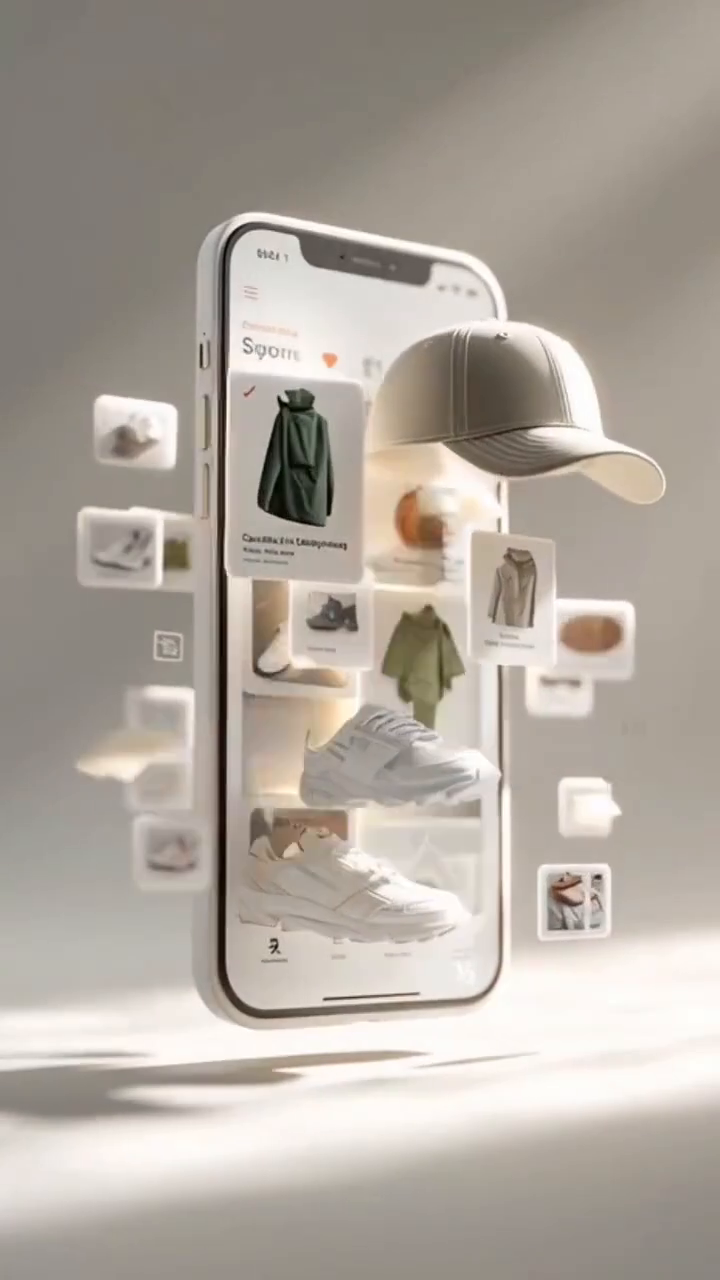
#> input picture frame 12 of public/assets/3d-product-animation.mp4, 720 x 1280 px, given in place of _contact_raw.mp4, which was not available
$ python remove_watermark2.py
#> lines starting #> are read from the running program, lines starting #| are printed output that depends on the picture; after the words box and inside, x2 and y2 are one past the last pixel; in counts of white or black regions, pixels touching at a corner belong together; pictures that were not available may be replaced by others from this repository, and a replacement may not be noted
#> further down, frame is the input picture: shape (1280, 720, 3); mean B, G, R 158.3, 167.3, 175.5
import cv2
import numpy as np

def remove_watermark(frame):
    h, w = frame.shape[:2]
#> h = 1280; w = 720

    # Shutterstock text region - center strip, lower half
    # 596x336 frame -> text ~y:195-240, x:90-510
    y1, y2 = int(h * 0.56), int(h * 0.73)
#> y1 = 716; y2 = 934
    x1, x2 = int(w * 0.12), int(w * 0.88)
#> x1 = 86; x2 = 633

    # Create inpaint mask
    mask = np.zeros((h, w), dtype=np.uint8)
    mask[y1:y2, x1:x2] = 255

    # Step 1: Heavy inpaint with larger radius
    result = cv2.inpaint(frame, mask, 25, cv2.INPAINT_NS)
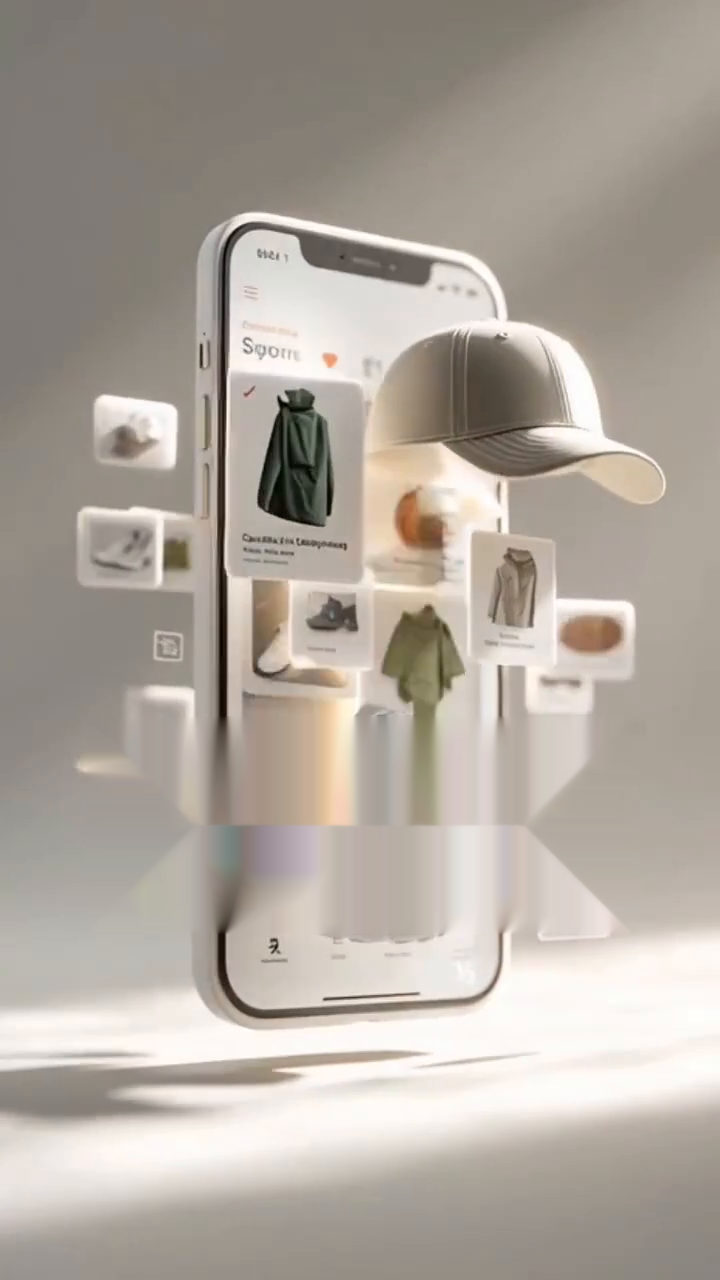
#> result: shape (1280, 720, 3); mean B, G, R 158.4, 167.4, 175.6

    # Step 2: Blend inpainted region with the dark background to eliminate ghost artifacts
    # The background in this region is very dark blue/teal - extract colour from corners
    bg_sample = frame[y1:y1+10, x1:x1+60].mean(axis=(0,1))  # sample dark bg color
#> bg_sample = [144.7, 152.3, 160.5]

    # Build a smooth overlay that fades to background
    region = result[y1:y2, x1:x2].astype(np.float32)
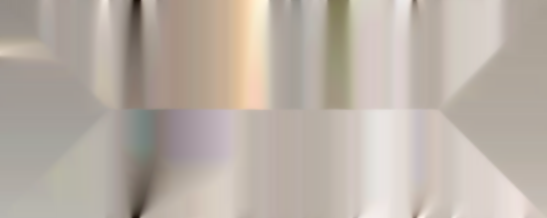
#> region: shape (218, 547, 3) float32; mean B, G, R 166.6, 176, 185.8
    bg_fill = np.full_like(region, bg_sample, dtype=np.float32)

    # Check remaining watermark-ness (semi-transparent pale pixels vs dark bg)
    gray_region = cv2.cvtColor(result[y1:y2, x1:x2], cv2.COLOR_BGR2GRAY)
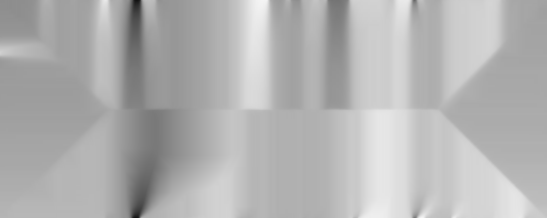
#> gray_region: shape (218, 547); min 19, max 244, mean 177.9

    # Blend toward background for areas that are suspiciously lighter than surroundings
    blend_strength = 0.70
    result[y1:y2, x1:x2] = np.clip(
        region * (1 - blend_strength) + bg_fill * blend_strength, 0, 255
    ).astype(np.uint8)
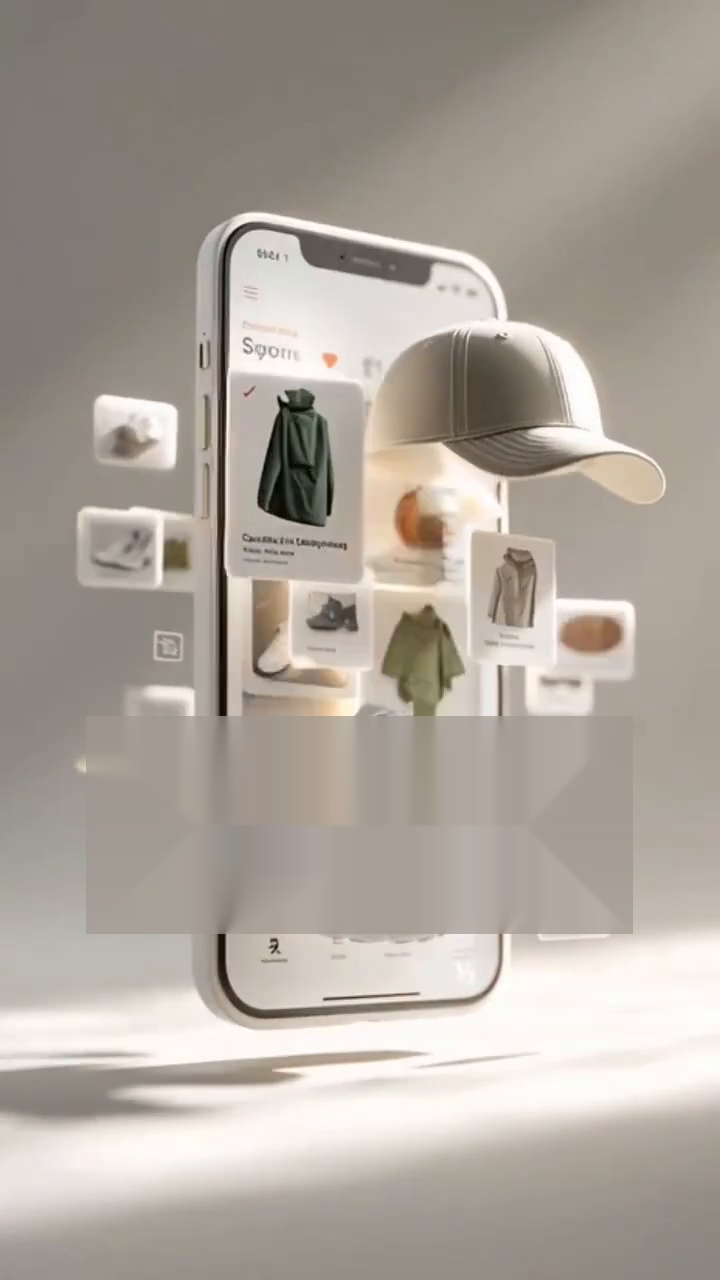
#> result: shape (1280, 720, 3); 12.94% of pixels changed, all inside (x1, y1, x2, y2) = (86, 716, 633, 934)

    # Step 3: Light Gaussian blur over blended zone to eliminate any edges
    blur_region = result[y1-4:y2+4, x1-4:x2+4]
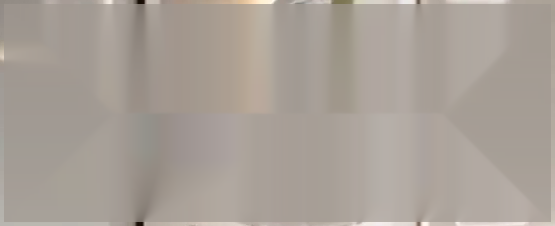
#> blur_region: shape (226, 555, 3); mean B, G, R 151.6, 159.9, 168.5
    blurred = cv2.GaussianBlur(blur_region, (7, 7), 0)
    result[y1-4:y2+4, x1-4:x2+4] = blurred
#> result: shape (1280, 720, 3); 2.35% of pixels changed, all inside (x1, y1, x2, y2) = (82, 712, 637, 938)

    return result


cap = cv2.VideoCapture('public/assets/_contact_raw.mp4')
fps = cap.get(cv2.CAP_PROP_FPS)
w = int(cap.get(cv2.CAP_PROP_FRAME_WIDTH))
h = int(cap.get(cv2.CAP_PROP_FRAME_HEIGHT))
total = int(cap.get(cv2.CAP_PROP_FRAME_COUNT))

fourcc = cv2.VideoWriter_fourcc(*'mp4v')
out = cv2.VideoWriter('public/assets/_contact_clean2_temp.mp4', fourcc, fps, (w, h))

frame_count = 0
while True:
    ret, frame = cap.read()
    if not ret:
        break
#> (the run stopped early here; a loop or call above may not have finished)
